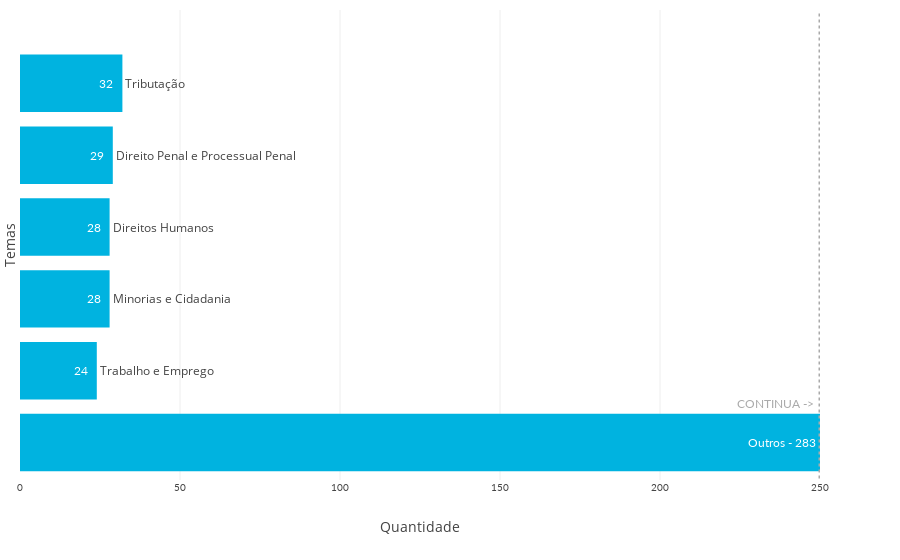

Notebook code cell kept with this figure:
### Code cell
idecadastro = 73486
#idecadastro = 73584
data = requests.get('http://172.16.4.226:5001/temas/{}'.format(idecadastro)).json()
if 'data' not in data:
#     return None
    print('error')
data = data['data'][0]
data.pop('idecadastro')
data.pop('index')

sorted_data = sorted(data.items(), key=operator.itemgetter(1))

top5 = [i for i in sorted_data if i[1] != 0][-5:]
#top5.extend([(' ' * i, 0) for i in range(5 - len(top5))])

others = [i for i in sorted_data if i[1] != 0][:-5]
full = [('Outros',sum([i[1] for i in others]))] + top5
full = tuple(zip(*full))

themes, amount = full

data = go.Bar(
    orientation='h',
    y=themes,
    x=amount,
    #text=['{}<br>{} proposições'.format(i,j) for i,j in zip(themes,amount)],
    text=themes,
    textposition = 'outside',
    marker={'color': "#00B3E0"}
)

annotations = []
shapes = []
for i in range(len(amount)):
    v = amount[i]
    if v > 10: l = 5
    elif v > 2: l = 2
    else: l = 0.5
        
    if v > 200:
        text = '{} - {}'.format(themes[i],v)
        annotations.append(dict(
            y = i,
            x = 250 - len(text),
            text = text,
            showarrow = False,
            font = dict(
                color = "white",
                size = 12,
                family='Lato'
            ),
        ))
        annotations.append(dict(
            y = i+.55,
            x = 250 - len(text),
            text = 'CONTINUA ->    ',
            showarrow = False,
            font = dict(
                color = "rgb(170, 170, 170)",
                size = 12,
                family='Lato'
            ),
        ))
        shapes = [{
            'type': 'line',
            'x0': 250, 'y0': -.5,
            'x1': 250, 'y1': 6,
            'line': {
                'color': 'rgb(170, 170, 170)',
                'width': 3,
                'dash': 'dot'
            }
        }]
    else:
        annotations.append(dict(
            y = i,
            x = v-l,
            text = str(v),
            showarrow = False,
            font = dict(
                color = "white",
                size = 12,
                family='Lato'
            ),
        ))

layout = go.Layout(
    margin=go.Margin(
        l=20,
        t=10,
        pad=0
    ),
    xaxis=dict(
        ticks='',
        range=[0,250],
        tickfont=dict(
            size=10,
            family='Lato'
        ),
        zeroline=False,
        title='Quantidade'
    ),
    yaxis=dict(
        ticks='',
        showticklabels=False,
        title='Temas'
    ),
    annotations=annotations,
    shapes=shapes
)

fig = go.Figure(data=[data], layout=layout)
offline.iplot(fig)

### Figure 1 — Plotly figure (JSON) as saved in the notebook; plotly's stock layout.template omitted (floating-point values rounded to 4 significant figures)
{"data": [{"marker": {"color": "#00B3E0"}, "orientation": "h", "text": ["Outros", "Trabalho e Emprego", "Minorias e Cidadania", "Direitos Humanos", "Direito Penal e Processual Penal", "Tributação"], "textposition": "outside", "type": "bar", "uid": "3e7edc", "x": [283, 24, 28, 28, 29, 32], "y": ["Outros", "Trabalho e Emprego", "Minorias e Cidadania", "Direitos Humanos", "Direito Penal e Processual Penal", "Tributação"]}], "layout": {"annotations": [{"font": {"color": "white", "family": "Lato", "size": 12}, "showarrow": false, "text": "Outros - 283", "x": 238, "y": 0}, {"font": {"color": "rgb(170, 170, 170)", "family": "Lato", "size": 12}, "showarrow": false, "text": "CONTINUA ->    ", "x": 238, "y": 0.55}, {"font": {"color": "white", "family": "Lato", "size": 12}, "showarrow": false, "text": "24", "x": 19, "y": 1}, {"font": {"color": "white", "family": "Lato", "size": 12}, "showarrow": false, "text": "28", "x": 23, "y": 2}, {"font": {"color": "white", "family": "Lato", "size": 12}, "showarrow": false, "text": "28", "x": 23, "y": 3}, {"font": {"color": "white", "family": "Lato", "size": 12}, "showarrow": false, "text": "29", "x": 24, "y": 4}, {"font": {"color": "white", "family": "Lato", "size": 12}, "showarrow": false, "text": "32", "x": 27, "y": 5}], "autosize": true, "margin": {"l": 20, "pad": 0, "t": 10}, "shapes": [{"line": {"color": "rgb(170, 170, 170)", "dash": "dot", "width": 3}, "type": "line", "x0": 250, "x1": 250, "y0": -0.5, "y1": 6}], "xaxis": {"range": [0, 250], "tickfont": {"family": "Lato", "size": 10}, "ticks": "", "title": "Quantidade", "type": "linear", "zeroline": false}, "yaxis": {"autorange": true, "range": [-0.5273, 6.027], "showticklabels": false, "ticks": "", "title": "Temas", "type": "category"}}}
